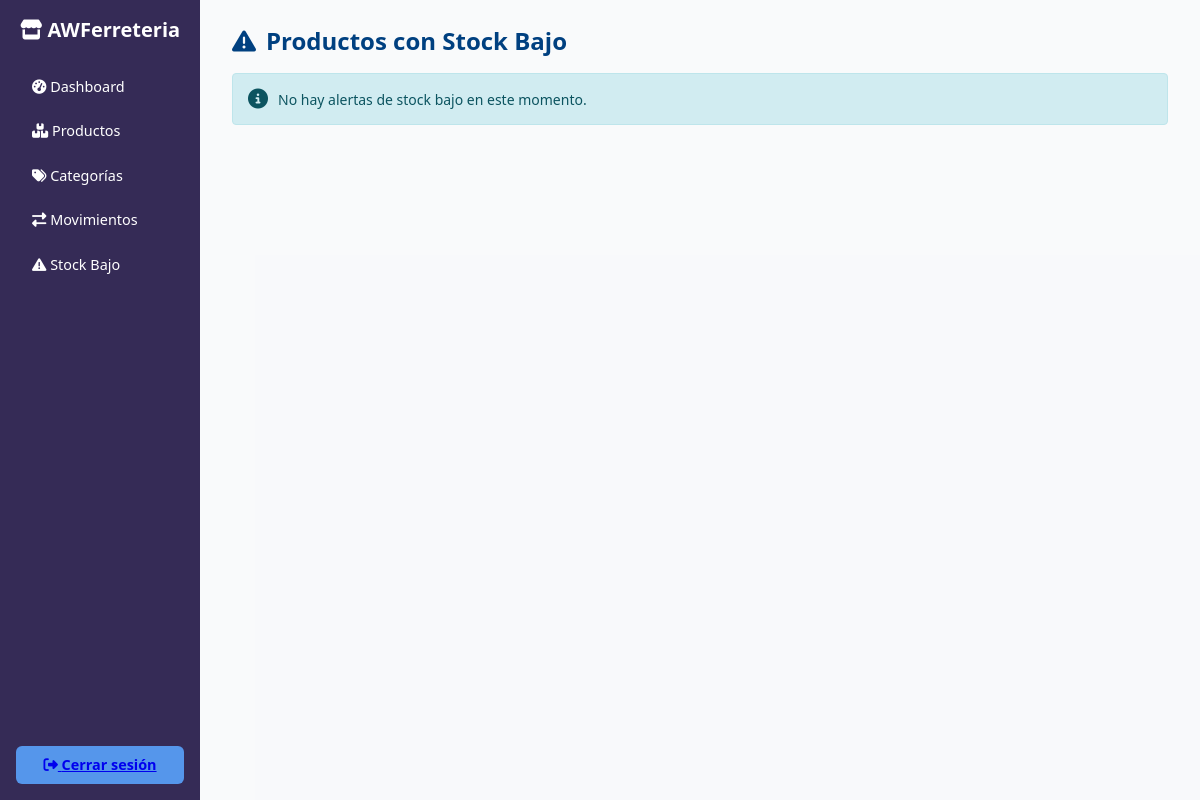
/inventario/stock_bajo.php (signed in), run on an earlier commit of the app's database.
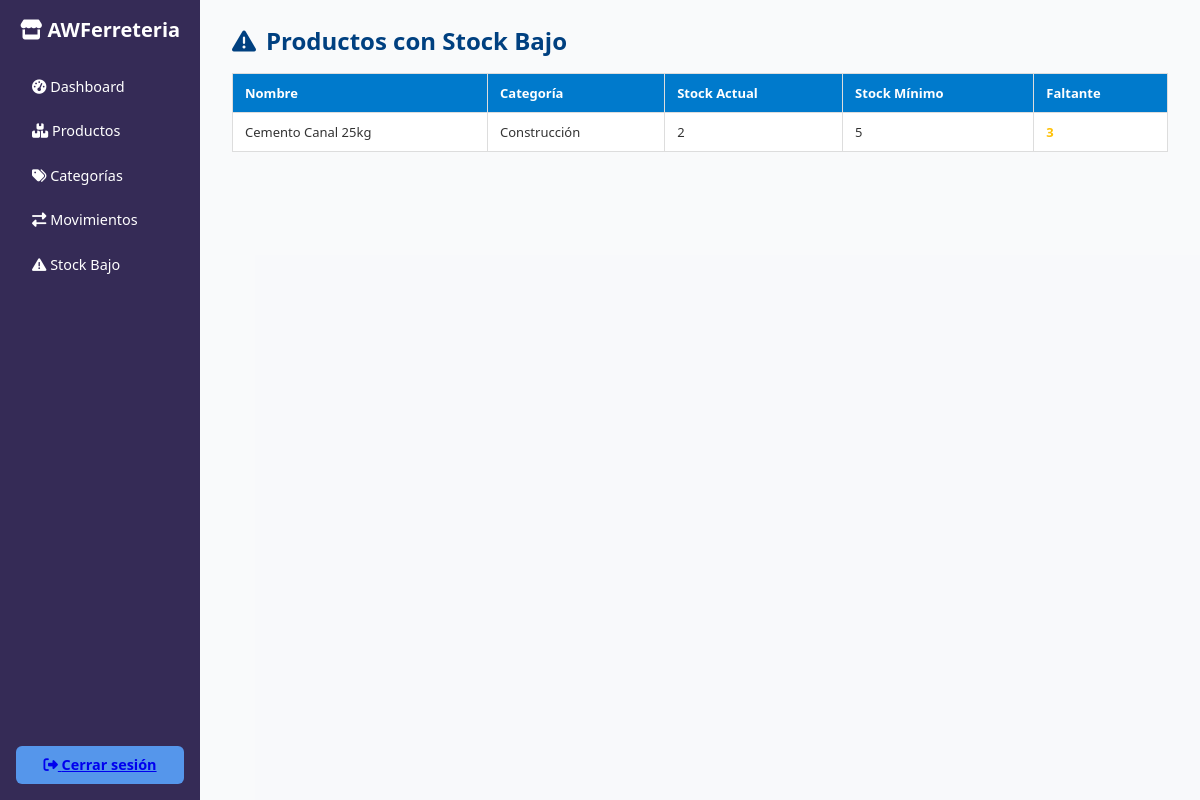
And on a later commit of the database.
### tables this page shows
CREATE TABLE `productos` (
  `idproducto` int(11) NOT NULL,
  `nombre` varchar(150) NOT NULL,
  `idcategoria` int(11) NOT NULL,
  `descripcion` text DEFAULT NULL,
  `stock` int(11) DEFAULT 0,
  `stock_minimo` int(11) DEFAULT 5,
  `precio` decimal(10,2) NOT NULL,
  `activo` bit(1) DEFAULT b'1',
  `usuarioregistra` int(11) DEFAULT NULL,
  `fecharegistro` datetime DEFAULT current_timestamp(),
  `usuarioactualiza` int(11) DEFAULT NULL,
  `fechaactualizacion` datetime DEFAULT NULL
);

CREATE TABLE `categorias` (
  `idcategoria` int(11) NOT NULL,
  `nombre` varchar(100) NOT NULL,
  `activo` bit(1) DEFAULT b'1',
  `usuarioregistra` int(11) DEFAULT NULL,
  `fecharegistro` datetime DEFAULT current_timestamp(),
  `usuarioactualiza` int(11) DEFAULT NULL,
  `fechaactualizacion` datetime DEFAULT NULL
);

### inventario/stock_bajo.php (the view, shortened to what this page needs)
<?php
$conn = getConnection();
$result = $conn->query("SELECT p.*, c.nombre AS categoria FROM productos p LEFT JOIN categorias c ON p.idcategoria = c.idcategoria WHERE p.stock <= p.stock_minimo AND p.activo = 1");
$alertas = $result ? $result->fetch_all(MYSQLI_ASSOC) : [];
?>
<!DOCTYPE html>
<html lang="es">
<head>
    <link rel="stylesheet" href="https://cdnjs.cloudflare.com/ajax/libs/font-awesome/6.4.0/css/all.min.css">
</head>
<body>
    <div class="container">
        <aside class="sidebar">
            <h2><i class="fas fa-store"></i> AWFerreteria</h2>
            <nav>
                <a href="../admin/dashboard_admin.php"><i class="fas fa-tachometer-alt"></i> Dashboard</a>
                <a href="../inventario/productos.php"><i class="fas fa-boxes"></i> Productos</a>
                <a href="../inventario/categorias.php"><i class="fas fa-tags"></i> Categorías</a>
                <a href="../inventario/movimientos.php"><i class="fas fa-exchange-alt"></i> Movimientos</a>
                <a href="../inventario/stock_bajo.php"><i class="fas fa-exclamation-triangle"></i> Stock Bajo</a>
            </nav>
            <a href="../auth/logout.php" class="logout-btn"><i class="fas fa-sign-out-alt"></i> Cerrar sesión</a>
        </aside>
        <main class="main-content">
            <h3><i class="fas fa-exclamation-triangle"></i> Productos con Stock Bajo</h3>
            <?php if (empty($alertas)): ?>
                <div class="alert-info">
                    <i class="fas fa-info-circle"></i>
                    <span>No hay alertas de stock bajo en este momento.</span>
                </div>
            <?php else: ?>
                <table>
                    <thead>
                        <tr>
                            <th>Nombre</th>
                            <th>Categoría</th>
                            <th>Stock Actual</th>
                            <th>Stock Mínimo</th>
                            <th>Faltante</th>
                        </tr>
                    </thead>
                    <tbody>
                    <?php foreach ($alertas as $a):
                        $faltante = $a['stock_minimo'] - $a['stock'];
                    ?>
                        <tr>
                            <td><?= htmlspecialchars($a['nombre']) ?></td>
                            <td><?= htmlspecialchars($a['categoria']) ?></td>
                            <td><?= $a['stock'] ?></td>
                            <td><?= $a['stock_minimo'] ?></td>
                            <td style="color: <?= $faltante > 5 ? '#dc3545' : '#ffc107'; ?>; font-weight: bold;">
                                <?= $faltante ?>
                            </td>
                        </tr>
                    <?php endforeach; ?>
                    </tbody>
                </table>
            <?php endif; ?>
        </main>
    </div>
</body>
</html>

What changed in the data, as far as the page shows it:
added productos: nombre "Cemento Canal 25kg", idcategoria.nombre "Construcción", stock "2", stock_minimo "5", faltante "3"
Also different on the page:
text no longer shown: "No hay alertas de stock bajo en este momento."
text now shown: "Nombre Categoría Stock Actual Stock Mínimo Faltante"
